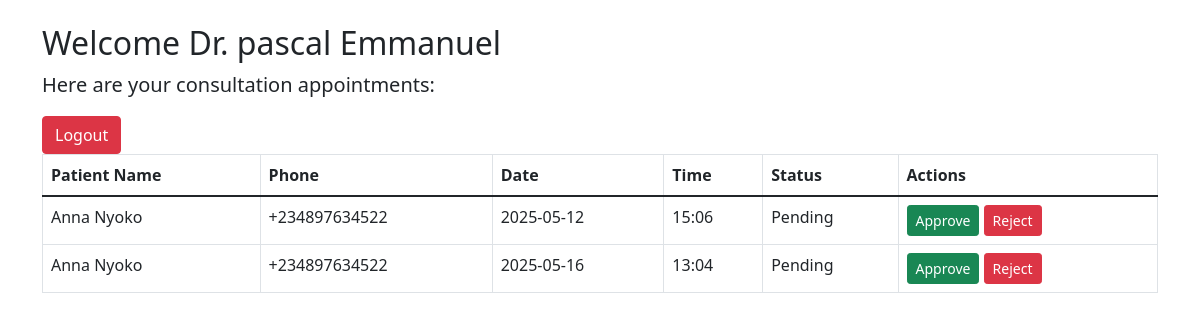
Page /doctor_dashboard (signed in) on the earlier database version.
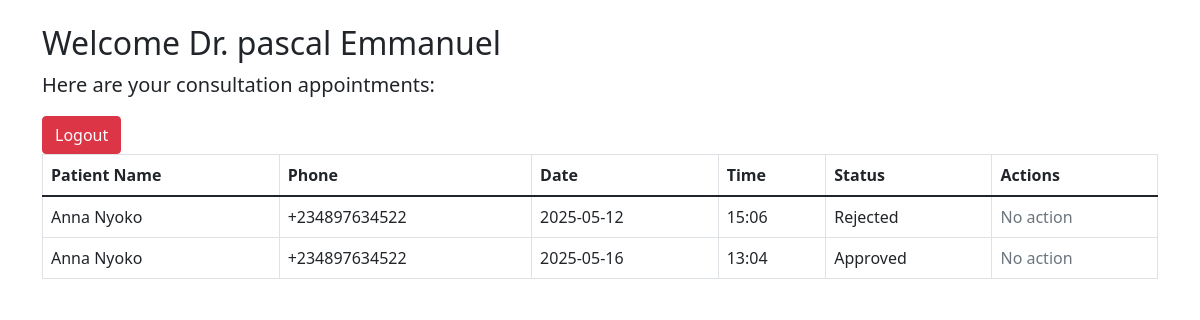
Same page on the later database version.
### app.py (models this page shows, shortened)
class Doctor(db.Model):
    id = db.Column(db.Integer, primary_key=True)
    name = db.Column(db.String(100))
    email = db.Column(db.String(100))
    phone = db.Column(db.String(20))
    dob = db.Column(db.Date)
    gender = db.Column(db.String(10))
    marital_status = db.Column(db.String(20))
    address = db.Column(db.String(200))
    state = db.Column(db.String(50))
    hospital_id = db.Column(db.Integer, db.ForeignKey('hospital.id'))
    password = db.Column(db.String(200))  # <-- Add this line
    hospital = db.relationship('Hospital', backref='doctors')
    @property
    def is_authenticated(self):
        return True

class Consultation(db.Model):
    id = db.Column(db.Integer, primary_key=True)
    user_id = db.Column(db.Integer, db.ForeignKey('user.id'))
    doctor_id = db.Column(db.Integer, db.ForeignKey('doctor.id'))
    status = db.Column(db.String(20), default="Pending")  # Pending, Approved, Rejected
    appointment_date = db.Column(db.Date)
    appointment_time = db.Column(db.Time)
    user = db.relationship('User', backref='consultations')
    doctor = db.relationship('Doctor', backref='consultations')

class User(db.Model, UserMixin):  # Patient
    id = db.Column(db.Integer, primary_key=True)
    name = db.Column(db.String(120), nullable=False)
    email = db.Column(db.String(120), unique=True, nullable=False)
    phone = db.Column(db.String(15), nullable=False)
    dob = db.Column(db.Date, nullable=False)
    gender = db.Column(db.String(10), nullable=False)
    marital_status = db.Column(db.String(20), nullable=False)
    address = db.Column(db.String(200), nullable=False)
    state = db.Column(db.String(50), nullable=False)
    password_hash = db.Column(db.String(128), nullable=False)

### app.py (the view)
@app.route('/doctor_dashboard')
@login_required
def doctor_dashboard():
    if not hasattr(current_user, 'hospital_id'):
        flash("Doctor access only", "danger")
        return redirect(url_for('home'))
    consultations = db.session.query(Consultation, User)\
        .join(User, Consultation.user_id == User.id)\
        .filter(Consultation.doctor_id == current_user.id)\
        .all()
    return render_template('doctor_dashboard.html',
                         doctor=current_user,
                         consultations=consultations)

### app.py (called while the page is built)
@login_manager.user_loader
def load_user(user_id):
    user_type = session.get('user_type')
    if user_type == 'user':
        return User.query.get(int(user_id))
    elif user_type == 'doctor':
        return Doctor.query.get(int(user_id))
    return None

### templates/doctor_dashboard.html (shortened to what this page needs)
<!DOCTYPE html>
<html lang="en">
<head>
    <link href="https://cdn.jsdelivr.net/npm/bootstrap@5.1.3/dist/css/bootstrap.min.css" rel="stylesheet">
</head>
<body>
<div class="container mt-4">
    <h2>Welcome Dr. {{ doctor.name }}</h2>
    <p class="lead">Here are your consultation appointments:</p>
    <div>
        <a href="{{ url_for('admin_logout') }}" class="btn btn-danger">Logout</a>
    </div>
    {% if consultations %}
        <table class="table table-bordered">
            <thead>
                <tr>
                    <th>Patient Name</th>
                    <th>Phone</th>
                    <th>Date</th>
                    <th>Time</th>
                    <th>Status</th>
                    <th>Actions</th>
                </tr>
            </thead>
            <tbody>
                {% for consultation, user in consultations %}
                <tr>
                    <td>{{ user.name }}</td>
                    <td>{{ user.phone }}</td>
                    <td>{{ consultation.appointment_date.strftime('%Y-%m-%d') if consultation.appointment_date else 'Not set' }}</td>
                    <td>{{ consultation.appointment_time.strftime('%H:%M') if consultation.appointment_time else 'Not set' }}</td>
                    <td>{{ consultation.status }}</td>
                    <td>
                        {% if consultation.status == "Pending" %}
                            <a href="{{ url_for('approve_appointment', consultation_id=consultation.id) }}"
                               class="btn btn-success btn-sm">Approve</a>
                            <a href="{{ url_for('reject_appointment', consultation_id=consultation.id) }}"
                               class="btn btn-danger btn-sm">Reject</a>
                        {% else %}
                            <span class="text-muted">No action</span>
                        {% endif %}
                    </td>
                </tr>
                {% endfor %}
            </tbody>
        </table>
    {% else %}
        <p>No appointments found.</p>
    {% endif %}
</div>
</body>
</html>

Differences in the rows shown:
changed Consultation: status "Pending" → "Rejected"; status "Approve Reject" → "No action"
changed Consultation: status "Pending" → "Approved"; status "Approve Reject" → "No action"
